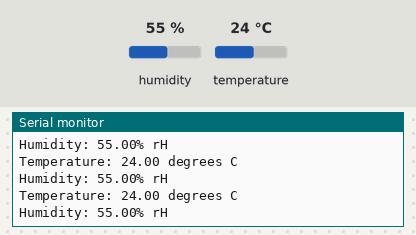
Simulated run of this sketch. Board: Arduino Uno, built with avr-gcc and run on an emulated ATmega328P. Parts: the last lines printed to the serial monitor. Inputs (shaded band) come from the test bench; at power-on: humidity 55 %, temperature 24 °C.

Above: at 1.4 s.
1.5 s: humidity set to 22 %
At 2.3 s:
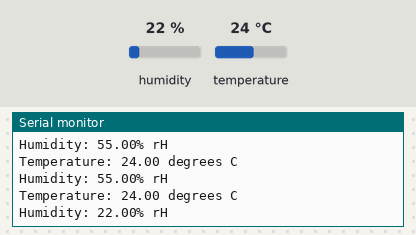
4.7 s: temperature set to 12 °C
At 5.2 s:
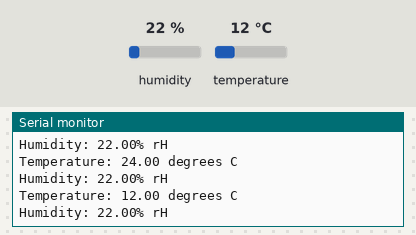
6.2 s: humidity set to 40 %
At 7.0 s:
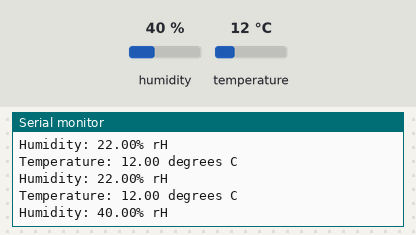
Timing chart, 0 to 9.2 s (numbered marks = the images above; inputs shaded):
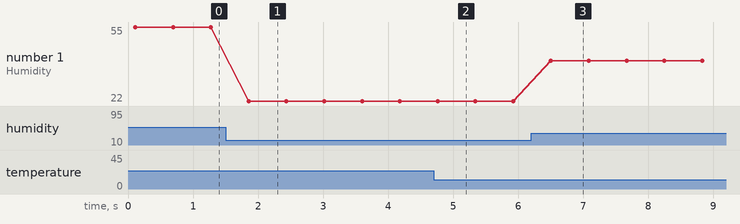

The sketch:

aht10.ino
```cpp
#include <Adafruit_AHT10.h>

Adafruit_AHT10 aht;

void setup() {
  Serial.begin(9600);
  Serial.println("Adafruit AHT10 demo!");

  if (! aht.begin()) {
    Serial.println("Could not find AHT10? Check wiring");
    while (1) delay(10);
  }
  Serial.println("AHT10 found");
}

void loop() {
  sensors_event_t humidity, temp;
  aht.getEvent(&humidity, &temp);// populate temp and humidity objects with fresh data
  Serial.print("Temperature: ");
  Serial.print(temp.temperature);
  Serial.println(" degrees C");
  Serial.print("Humidity: ");
  Serial.print(humidity.relative_humidity);
  Serial.println("% rH");

  delay(500);
}
```

Measured:
- after the input at 1.5 s, the serial monitor: prints a new line after 0.36 s (image 1)
- after the input at 4.7 s, the serial monitor: prints a new line at once (image 2)
- after the input at 6.2 s, the serial monitor: prints a new line after 0.31 s (image 3)
- plotted number 1: 55 → 22 after the input at 1.5 s, 22 → 40 after the input at 6.2 s
